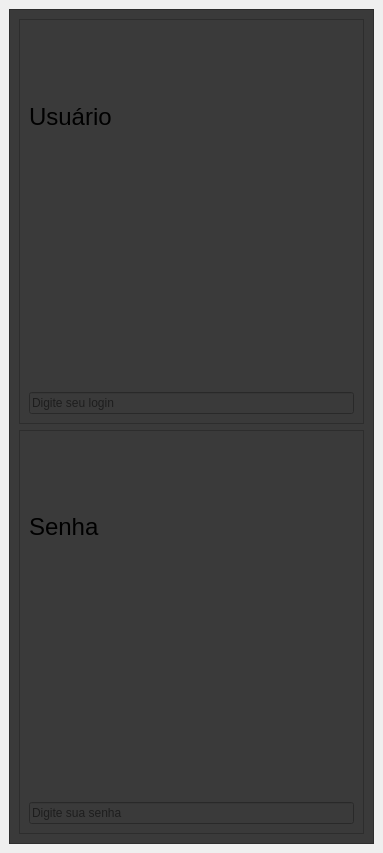
<?xml version="1.0" encoding="UTF-8"?>
<ui version="4.0">
 <class>MainWindow</class>
 <widget class="QMainWindow" name="MainWindow">
  <property name="geometry">
   <rect>
    <x>0</x>
    <y>0</y>
    <width>383</width>
    <height>853</height>
   </rect>
  </property>
  <property name="windowTitle">
   <string>MainWindow</string>
  </property>
  <widget class="QWidget" name="centralwidget">
   <layout class="QVBoxLayout" name="verticalLayout_4">
    <item>
     <widget class="QFrame" name="frame_login">
      <property name="styleSheet">
       <string notr="true">background-color: rgb(58, 58, 58);</string>
      </property>
      <property name="frameShape">
       <enum>QFrame::StyledPanel</enum>
      </property>
      <property name="frameShadow">
       <enum>QFrame::Raised</enum>
      </property>
      <layout class="QVBoxLayout" name="verticalLayout_3">
       <item>
        <widget class="QFrame" name="frame_usuario">
         <property name="frameShape">
          <enum>QFrame::StyledPanel</enum>
         </property>
         <property name="frameShadow">
          <enum>QFrame::Raised</enum>
         </property>
         <layout class="QVBoxLayout" name="verticalLayout">
          <item>
           <widget class="QLabel" name="lbl_usuar">
            <property name="text">
             <string>&lt;html&gt;&lt;head/&gt;&lt;body&gt;&lt;p&gt;&lt;span style=&quot; font-size:18pt;&quot;&gt;Usuário&lt;/span&gt;&lt;/p&gt;&lt;/body&gt;&lt;/html&gt;</string>
            </property>
            <property name="scaledContents">
             <bool>false</bool>
            </property>
           </widget>
          </item>
          <item>
           <widget class="QLabel" name="img_label1">
            <property name="text">
             <string/>
            </property>
            <property name="pixmap">
             <pixmap resource="images.qrc">:/image/fJ4AMqw.png</pixmap>
            </property>
            <property name="scaledContents">
             <bool>true</bool>
            </property>
           </widget>
          </item>
          <item>
           <widget class="QLineEdit" name="input_usu">
            <property name="echoMode">
             <enum>QLineEdit::Normal</enum>
            </property>
            <property name="placeholderText">
             <string>Digite seu login</string>
            </property>
           </widget>
          </item>
         </layout>
        </widget>
       </item>
       <item>
        <widget class="QFrame" name="frame_senha">
         <property name="frameShape">
          <enum>QFrame::StyledPanel</enum>
         </property>
         <property name="frameShadow">
          <enum>QFrame::Raised</enum>
         </property>
         <layout class="QVBoxLayout" name="verticalLayout_2">
          <item>
           <widget class="QLabel" name="lbl_senha">
            <property name="text">
             <string>&lt;html&gt;&lt;head/&gt;&lt;body&gt;&lt;p&gt;&lt;span style=&quot; font-size:18pt;&quot;&gt;Senha&lt;/span&gt;&lt;/p&gt;&lt;/body&gt;&lt;/html&gt;</string>
            </property>
            <property name="scaledContents">
             <bool>false</bool>
            </property>
           </widget>
          </item>
          <item>
           <widget class="QLabel" name="label">
            <property name="text">
             <string/>
            </property>
            <property name="pixmap">
             <pixmap resource="images.qrc">:/image/fJ4AMqw.png</pixmap>
            </property>
            <property name="scaledContents">
             <bool>true</bool>
            </property>
           </widget>
          </item>
          <item>
           <widget class="QLineEdit" name="input_senha">
            <property name="echoMode">
             <enum>QLineEdit::Password</enum>
            </property>
            <property name="placeholderText">
             <string>Digite sua senha</string>
            </property>
           </widget>
          </item>
         </layout>
        </widget>
       </item>
      </layout>
     </widget>
    </item>
   </layout>
  </widget>
 </widget>
 <resources>
  <include location="images.qrc"/>
 </resources>
 <connections/>
</ui>
